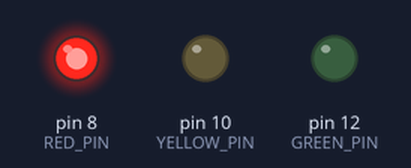
Recording of a sketch running on a simulated Arduino Uno, built with avr-gcc and run on an emulated ATmega328P. Shown: output pins drawn as LEDs (lit = HIGH).

Above: at 1.5 s.
At 3.5 s:
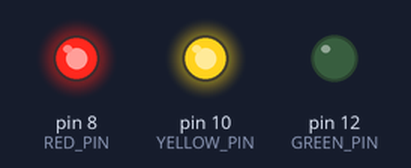
At 5.5 s:
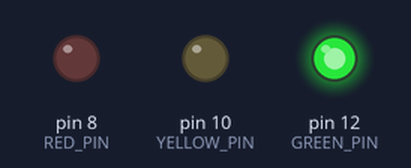
At 8.2 s:
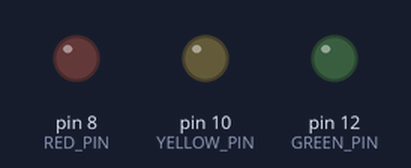
At 10.5 s:
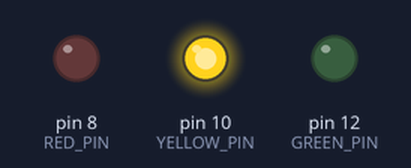
Timing chart, 0 to 14.3 s (numbered marks = the images above):
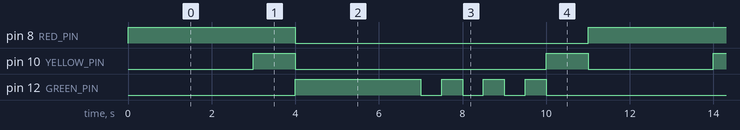

The sketch:

TrafficLight.ino
```cpp
/*
  TrafficLight
  Models traffic light work.
 */

#define RED_PIN 8
#define YELLOW_PIN 10
#define GREEN_PIN 12

int red_on = 3000;
int red_yellow_on = 1000;
int green_on = 3000;
int green_blink = 500;
int yellow_on = 1000;

// the setup function runs once when you press reset or power the board
void setup() {
  // initialize digital pins as an output.
  pinMode(RED_PIN, OUTPUT);
  pinMode(YELLOW_PIN, OUTPUT);
  pinMode(GREEN_PIN, OUTPUT);
}

// the loop function runs over and over again forever
void loop() {
  digitalWrite(RED_PIN, HIGH);      // turn the red on
  delay(red_on);                    // wait 3 sec while red is on
  digitalWrite(YELLOW_PIN, HIGH);   // turn the yellow on
  delay(red_yellow_on);             // wait 1 sec while yellow is on

  digitalWrite(RED_PIN, LOW);       // turn off the red and yello
  digitalWrite(YELLOW_PIN, LOW);

  digitalWrite(GREEN_PIN, HIGH);    // turn the green on
  delay(green_on);                      // wait for 3 seconds
  digitalWrite(GREEN_PIN, LOW);     // turn the green off


  for(int i=0; i < 3; i++)
  {
    delay(green_blink);              // green flashes 3 times
    digitalWrite(GREEN_PIN, HIGH);
    delay(green_blink);
    digitalWrite(GREEN_PIN, LOW);
  }

  digitalWrite(YELLOW_PIN, HIGH); // yellow is on
  delay(yellow_on);
  digitalWrite(YELLOW_PIN, LOW);
}
```

Measured:
- by itself, pin 8 (RED_PIN): alternates HIGH for 4.0 s and LOW for 7.0 s
- by itself, pin 10 (YELLOW_PIN): repeats every 11.0 s: LOW 6.0 s, HIGH 1.0 s, LOW 3.0 s, HIGH 1.0 s
- by itself, pin 12 (GREEN_PIN): repeats every 11.0 s: 3 × (LOW 0.50 s, HIGH 0.50 s), LOW 5.0 s, HIGH 3.0 s
